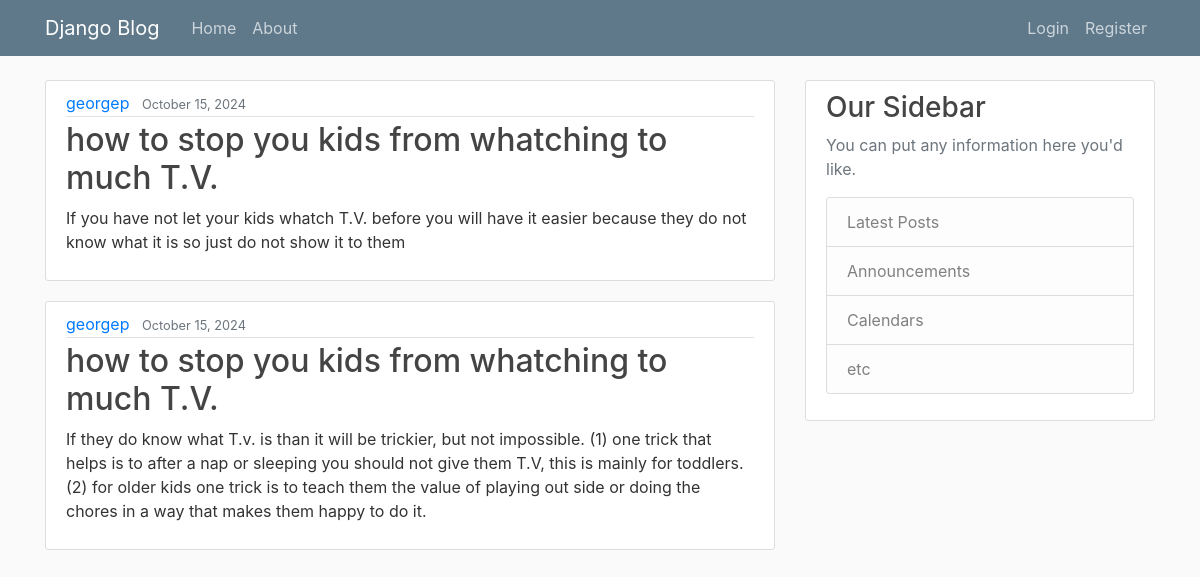
The app's page /, older data.
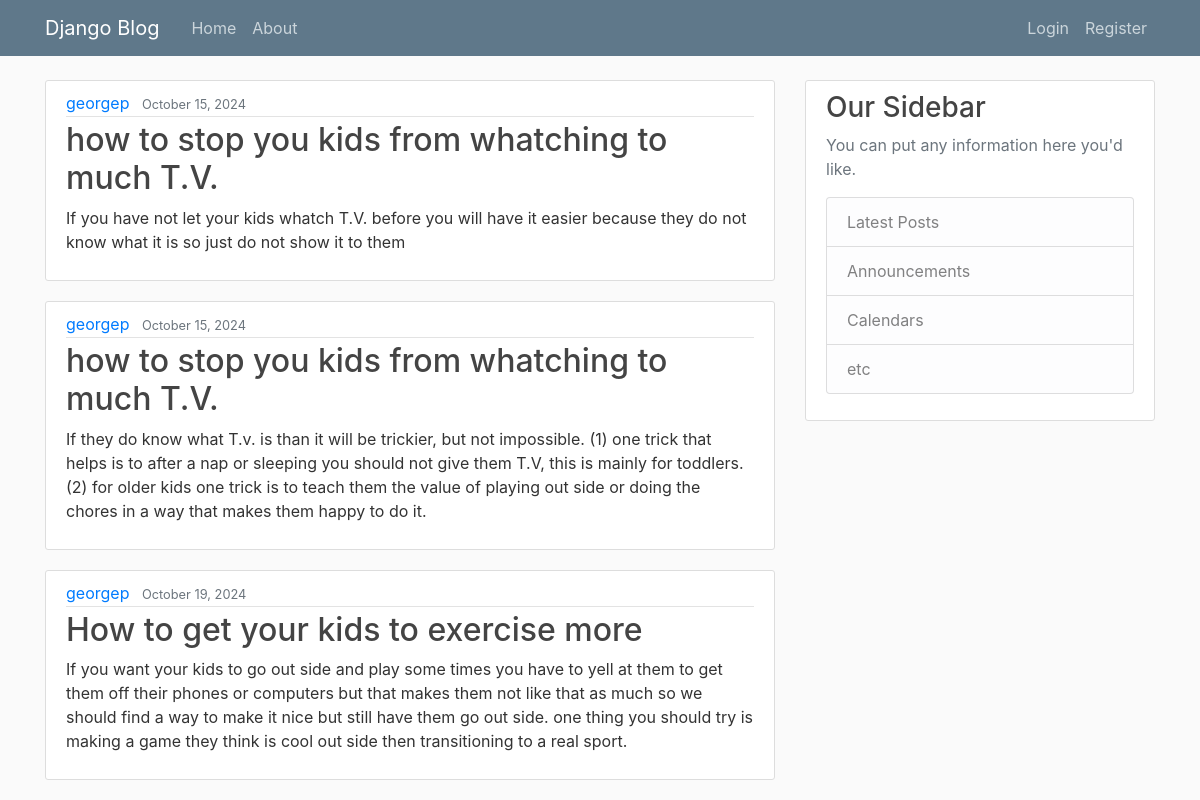
The same page, newer data.
### blog/models.py (models this page shows, shortened)
class Post(models.Model):
    title = models.CharField(max_length=100)
    content = models.TextField()
    date_posted = models.DateTimeField(default=timezone.now)
    author = models.ForeignKey(User, on_delete=models.CASCADE)

### blog/views.py (the view)
# urls.py: path('', views.home, name='blog-home'),
def home(request):
    context = {
        'posts': Post.objects.all
    }
    return render(request, 'blog/home.html', context)

### blog/templates/blog/home.html
{% extends "blog/base.html" %}
{% block content %}
    {% for post in posts %}
        <article class="media content-section">
            <div class="media-body">
            <div class="article-metadata">
                <a class="mr-2" href="#">{{ post.author }}</a>
                <small class="text-muted">{{ post.date_posted|date:"F d, Y" }}</small>
            </div>
            <h2><a class="article-title" href="#">{{ post.title }}</a></h2>
            <p class="article-content">{{ post.content }}</p>
            </div>
        </article>
    {% endfor %}
{% endblock content %}

### blog/templates/blog/base.html (shortened to what this page needs)
{% load static %}
<!DOCTYPE html>
<html>
<head>
    <link rel="stylesheet" href="https://cdn.jsdelivr.net/npm/bootstrap@4.0.0/dist/css/bootstrap.min.css">
    <link rel="stylesheet" type="text/css" href="{% static 'blog/main.css' %}">
    </head>
    <body>
        <header class="site-header">
            <nav class="navbar navbar-expand-md navbar-dark bg-steel fixed-top">
            <div class="container">
                <a class="navbar-brand mr-4" href="{% url 'blog-home' %}">Django Blog</a>
                <div class="collapse navbar-collapse" id="navbarToggle">
                <div class="navbar-nav mr-auto">
                    <a class="nav-item nav-link" href="{% url 'blog-home' %}">Home</a>
                    <a class="nav-item nav-link" href="{% url 'blog-about' %}">About</a>
                </div>
                <div class="navbar-nav">
                    {% if user.is_authenticated %}
                    <a class="nav-item nav-link" href="{% url 'logout' %}">Logout</a>
                    {% else %}
                      <a class="nav-item nav-link" href="{% url 'login' %}">Login</a>
                      <a class="nav-item nav-link" href="{% url 'register' %}">Register</a>
                      {% endif%}
                </div>
              </div>
            </div>
          </nav>
        </header>
        <main role="main" class="container">
            <div class="row">
            <div class="col-md-8">
              {% block content %}{% endblock %}
            </div>
            <div class="col-md-4">
                <div class="content-section">
                <h3>Our Sidebar</h3>
                <p class='text-muted'>You can put any information here you'd like.
                    <ul class="list-group">
                    <li class="list-group-item list-group-item-light">Latest Posts</li>
                    <li class="list-group-item list-group-item-light">Announcements</li>
                    <li class="list-group-item list-group-item-light">Calendars</li>
                    <li class="list-group-item list-group-item-light">etc</li>
                    </ul>
                </p>
                </div>
            </div>
            </div>
        </main>
</body>
</html>

### blog/static/blog/main.css (style rules this page uses)
body { background: #fafafa; color: #333333; margin-top: 5rem; }
h1, h2, h3, h4, h5, h6 { color: #444444; }
ul { margin: 0; }
.bg-steel { background-color: #5f788a; }
.site-header .navbar-nav .nav-link { color: #cbd5db; }
.content-section { background: #ffffff; padding: 10px 20px; border: 1px solid #dddddd; border-radius: 3px; margin-bottom: 20px; }
.article-title { color: #444444; }
.article-content { white-space: pre-line; }
.article-metadata { padding-bottom: 1px; margin-bottom: 4px; border-bottom: 1px solid #e3e3e3 }

Row changes from the older to the newer data that the page shows:
added Post: author "georgep", date_posted "October 19, 2024", title "How to get your kids to exercise more", content "If you want your kids to go out side and play some times you have to yell at them to get them off their phones or computers but that makes them not like that as much so we should find a way to make it nice but still have them go out side. one thing you should try is making a game they think is cool out side then transitioning to a real sport."
